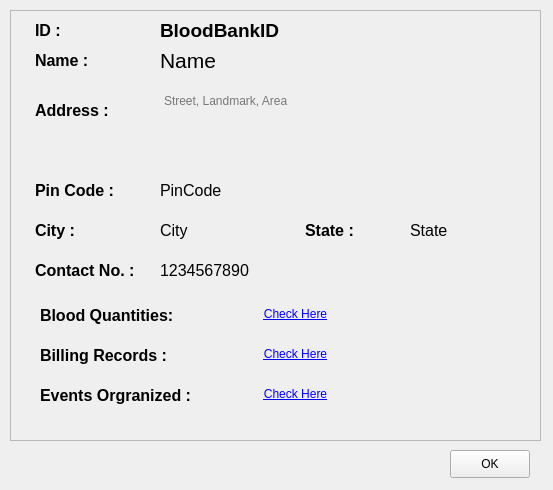
<?xml version="1.0" encoding="UTF-8"?>
<ui version="4.0">
 <class>bloodBankProfile</class>
 <widget class="QDialog" name="bloodBankProfile">
  <property name="geometry">
   <rect>
    <x>0</x>
    <y>0</y>
    <width>553</width>
    <height>490</height>
   </rect>
  </property>
  <property name="windowTitle">
   <string>Blood Bank Profile</string>
  </property>
  <widget class="QFrame" name="frame">
   <property name="geometry">
    <rect>
     <x>10</x>
     <y>10</y>
     <width>531</width>
     <height>431</height>
    </rect>
   </property>
   <property name="styleSheet">
    <string notr="true"/>
   </property>
   <property name="frameShape">
    <enum>QFrame::StyledPanel</enum>
   </property>
   <property name="frameShadow">
    <enum>QFrame::Raised</enum>
   </property>
   <widget class="QLabel" name="nameLabel">
    <property name="geometry">
     <rect>
      <x>25</x>
      <y>30</y>
      <width>101</width>
      <height>41</height>
     </rect>
    </property>
    <property name="text">
     <string>&lt;html&gt;&lt;head/&gt;&lt;body&gt;&lt;p&gt;&lt;span style=&quot; font-size:12pt; font-weight:600;&quot;&gt;Name :&lt;/span&gt;&lt;/p&gt;&lt;/body&gt;&lt;/html&gt;</string>
    </property>
   </widget>
   <widget class="QLabel" name="addressLabel">
    <property name="geometry">
     <rect>
      <x>25</x>
      <y>80</y>
      <width>101</width>
      <height>41</height>
     </rect>
    </property>
    <property name="text">
     <string>&lt;html&gt;&lt;head/&gt;&lt;body&gt;&lt;p&gt;&lt;span style=&quot; font-size:12pt; font-weight:600;&quot;&gt;Address :&lt;/span&gt;&lt;/p&gt;&lt;/body&gt;&lt;/html&gt;</string>
    </property>
   </widget>
   <widget class="QLabel" name="contactLabel">
    <property name="geometry">
     <rect>
      <x>25</x>
      <y>240</y>
      <width>131</width>
      <height>41</height>
     </rect>
    </property>
    <property name="text">
     <string>&lt;html&gt;&lt;head/&gt;&lt;body&gt;&lt;p&gt;&lt;span style=&quot; font-size:12pt; font-weight:600;&quot;&gt;Contact No. :&lt;/span&gt;&lt;/p&gt;&lt;/body&gt;&lt;/html&gt;</string>
    </property>
   </widget>
   <widget class="QLabel" name="stateLabel">
    <property name="geometry">
     <rect>
      <x>295</x>
      <y>200</y>
      <width>101</width>
      <height>41</height>
     </rect>
    </property>
    <property name="text">
     <string>&lt;html&gt;&lt;head/&gt;&lt;body&gt;&lt;p&gt;&lt;span style=&quot; font-size:12pt; font-weight:600;&quot;&gt;State :&lt;/span&gt;&lt;/p&gt;&lt;/body&gt;&lt;/html&gt;</string>
    </property>
   </widget>
   <widget class="QLabel" name="pinCodeLabel">
    <property name="geometry">
     <rect>
      <x>25</x>
      <y>160</y>
      <width>101</width>
      <height>41</height>
     </rect>
    </property>
    <property name="text">
     <string>&lt;html&gt;&lt;head/&gt;&lt;body&gt;&lt;p&gt;&lt;span style=&quot; font-size:12pt; font-weight:600;&quot;&gt;Pin Code :&lt;/span&gt;&lt;/p&gt;&lt;/body&gt;&lt;/html&gt;</string>
    </property>
   </widget>
   <widget class="QLabel" name="cityLabel">
    <property name="geometry">
     <rect>
      <x>25</x>
      <y>200</y>
      <width>101</width>
      <height>41</height>
     </rect>
    </property>
    <property name="text">
     <string>&lt;html&gt;&lt;head/&gt;&lt;body&gt;&lt;p&gt;&lt;span style=&quot; font-size:12pt; font-weight:600;&quot;&gt;City :&lt;/span&gt;&lt;/p&gt;&lt;/body&gt;&lt;/html&gt;</string>
    </property>
   </widget>
   <widget class="QTextBrowser" name="address">
    <property name="geometry">
     <rect>
      <x>150</x>
      <y>80</y>
      <width>371</width>
      <height>61</height>
     </rect>
    </property>
    <property name="styleSheet">
     <string notr="true">background-color:transparent;
border:none;</string>
    </property>
    <property name="placeholderText">
     <string>Street, Landmark, Area</string>
    </property>
   </widget>
   <widget class="QLabel" name="pinCode">
    <property name="geometry">
     <rect>
      <x>150</x>
      <y>170</y>
      <width>181</width>
      <height>21</height>
     </rect>
    </property>
    <property name="styleSheet">
     <string notr="true">font-size:12pt;</string>
    </property>
    <property name="text">
     <string>PinCode</string>
    </property>
   </widget>
   <widget class="QLabel" name="state">
    <property name="geometry">
     <rect>
      <x>400</x>
      <y>210</y>
      <width>181</width>
      <height>21</height>
     </rect>
    </property>
    <property name="styleSheet">
     <string notr="true">font-size:12pt;</string>
    </property>
    <property name="text">
     <string>State</string>
    </property>
   </widget>
   <widget class="QLabel" name="city">
    <property name="geometry">
     <rect>
      <x>150</x>
      <y>210</y>
      <width>181</width>
      <height>21</height>
     </rect>
    </property>
    <property name="styleSheet">
     <string notr="true">font-size:12pt;</string>
    </property>
    <property name="text">
     <string>City</string>
    </property>
   </widget>
   <widget class="QLabel" name="contact">
    <property name="geometry">
     <rect>
      <x>150</x>
      <y>250</y>
      <width>181</width>
      <height>21</height>
     </rect>
    </property>
    <property name="styleSheet">
     <string notr="true">font-size:12pt;</string>
    </property>
    <property name="text">
     <string>1234567890</string>
    </property>
   </widget>
   <widget class="QLabel" name="name">
    <property name="geometry">
     <rect>
      <x>150</x>
      <y>30</y>
      <width>371</width>
      <height>41</height>
     </rect>
    </property>
    <property name="styleSheet">
     <string notr="true">font-size:16pt;</string>
    </property>
    <property name="text">
     <string>Name</string>
    </property>
   </widget>
   <widget class="QLabel" name="IDLabel">
    <property name="geometry">
     <rect>
      <x>25</x>
      <y>0</y>
      <width>131</width>
      <height>41</height>
     </rect>
    </property>
    <property name="text">
     <string>&lt;html&gt;&lt;head/&gt;&lt;body&gt;&lt;p&gt;&lt;span style=&quot; font-size:12pt; font-weight:600;&quot;&gt;ID :&lt;/span&gt;&lt;/p&gt;&lt;/body&gt;&lt;/html&gt;</string>
    </property>
   </widget>
   <widget class="QLabel" name="bloodBankID">
    <property name="geometry">
     <rect>
      <x>150</x>
      <y>0</y>
      <width>371</width>
      <height>41</height>
     </rect>
    </property>
    <property name="styleSheet">
     <string notr="true">font-size:14pt;
font-weight: bold;</string>
    </property>
    <property name="text">
     <string>BloodBankID</string>
    </property>
   </widget>
   <widget class="QLabel" name="bloodQuantitiesLabel">
    <property name="geometry">
     <rect>
      <x>30</x>
      <y>285</y>
      <width>191</width>
      <height>41</height>
     </rect>
    </property>
    <property name="text">
     <string>&lt;html&gt;&lt;head/&gt;&lt;body&gt;&lt;p&gt;&lt;span style=&quot; font-size:12pt; font-weight:600;&quot;&gt;Blood Quantities:&lt;/span&gt;&lt;/p&gt;&lt;/body&gt;&lt;/html&gt;</string>
    </property>
   </widget>
   <widget class="QLabel" name="billingRecordsLabel">
    <property name="geometry">
     <rect>
      <x>30</x>
      <y>330</y>
      <width>191</width>
      <height>31</height>
     </rect>
    </property>
    <property name="text">
     <string>&lt;html&gt;&lt;head/&gt;&lt;body&gt;&lt;p&gt;&lt;span style=&quot; font-size:12pt; font-weight:600;&quot;&gt;Billing Records :&lt;/span&gt;&lt;/p&gt;&lt;/body&gt;&lt;/html&gt;</string>
    </property>
   </widget>
   <widget class="QLabel" name="eventsOrganizedLabel">
    <property name="geometry">
     <rect>
      <x>30</x>
      <y>370</y>
      <width>191</width>
      <height>31</height>
     </rect>
    </property>
    <property name="text">
     <string>&lt;html&gt;&lt;head/&gt;&lt;body&gt;&lt;p&gt;&lt;span style=&quot; font-size:12pt; font-weight:600;&quot;&gt;Events Orgranized :&lt;/span&gt;&lt;/p&gt;&lt;/body&gt;&lt;/html&gt;</string>
    </property>
   </widget>
   <widget class="QPushButton" name="bloodQuantities">
    <property name="geometry">
     <rect>
      <x>230</x>
      <y>290</y>
      <width>111</width>
      <height>28</height>
     </rect>
    </property>
    <property name="styleSheet">
     <string notr="true">text-decoration:underline;
color:blue;
border:none;</string>
    </property>
    <property name="text">
     <string>Check Here</string>
    </property>
   </widget>
   <widget class="QPushButton" name="billingRecords">
    <property name="geometry">
     <rect>
      <x>230</x>
      <y>330</y>
      <width>111</width>
      <height>28</height>
     </rect>
    </property>
    <property name="styleSheet">
     <string notr="true">text-decoration:underline;
color:blue;
border:none;</string>
    </property>
    <property name="text">
     <string>Check Here</string>
    </property>
   </widget>
   <widget class="QPushButton" name="eventsOrganized">
    <property name="geometry">
     <rect>
      <x>230</x>
      <y>370</y>
      <width>111</width>
      <height>28</height>
     </rect>
    </property>
    <property name="styleSheet">
     <string notr="true">text-decoration:underline;
color:blue;
border:none;</string>
    </property>
    <property name="text">
     <string>Check Here</string>
    </property>
   </widget>
  </widget>
  <widget class="QPushButton" name="pushButton">
   <property name="geometry">
    <rect>
     <x>450</x>
     <y>450</y>
     <width>80</width>
     <height>28</height>
    </rect>
   </property>
   <property name="text">
    <string>OK</string>
   </property>
  </widget>
 </widget>
 <resources/>
 <connections/>
</ui>
